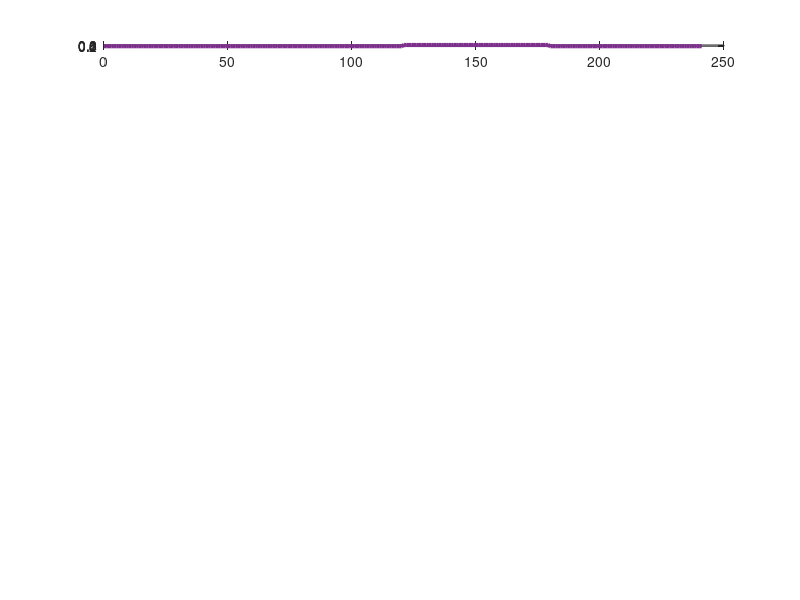

Recreate this plot in MATLAB. (Note: this script raises an error after producing the figure.)

%PWM_Signals_SC_Fib Gives the gate values for the SC Fib Converter
%controller
%   Detailed explanation goes here

% The indexes for the rise time do not need to subtract 1 because the
% rise is actually starts during the d ON time so it cancels with the
% -1 for index starting at zero

% The fall time indexes need to subtract 1 because they occur duing
% the d ON period and must account for indexing starting at zero

%% Variable Declaration
fpga_fs = 38e6;
fpga_multi = 8;
recomended_fs = 1.25e6;
max_mod_value = 2*floor(fpga_fs*fpga_multi/recomended_fs/2);
%max_mod_value = 216;
Ts = 1/(fpga_fs*fpga_multi)*max_mod_value;
ideal_input_Voltage_index = 6;
d = 0.50;
dt1 = 0.001;
dt2 = 0.001;

dt1_length = ceil(dt1*max_mod_value);
dt2_length = ceil(dt2*max_mod_value);
dt1_length = 0;
dt2_length = 0;

mod_for_d = max_mod_value - (dt1_length*2 + dt1_length*2);
d_length = floor(d*mod_for_d/2);
d_prime_length = (mod_for_d-2*d_length)/2;

%% Added for the use of approx 24 ns delay of half bridge gate drivers

gate_driver_delay = 16e-9;


clk_ts = 1/(fpga_fs*fpga_multi);

offset = round(gate_driver_delay/clk_ts);

difference_between = abs(offset*clk_ts-gate_driver_delay);




switch ideal_input_Voltage_index

    case 1 % Ideal input voltage between 0-4 V

        g1.rise = 999;
        g1.fall = 0;

        g2.rise = 999;
        g2.fall = 0;

        g3.rise = 0;
        g3.fall = 999;

        g4.rise = 999;
        g4.fall = 0;

        g5.rise = 999;
        g5.fall = 0;

        g6.rise = 0;
        g6.fall = 999;

        g7.rise = d_length + dt1_length + d_prime_length + dt2_length + d_length + dt1_length;
        g7.fall = (-1) + d_length + dt1_length + d_prime_length + dt2_length + d_length + dt1_length + d_prime_length ;

        g8.rise = 0;
        g8.fall = (-1) + d_length + dt1_length + d_prime_length + dt2_length + d_length;

        g9.rise = d_length + dt1_length + d_prime_length + dt2_length;
        g9.fall = (-1) + d_length;

        g10.rise = d_length + dt1_length;
        g10.fall = (-1) + d_length + dt1_length + d_prime_length;

        g11.rise = 999;
        g11.fall = 0;

        g12.rise = 999;
        g12.fall = 0;

        g13.rise = 0;
        g13.fall = 999;

        g14.rise = 999;
        g14.fall = 0;

        g15.rise = 999;
        g15.fall = 0;

        g16.rise = 0;
        g16.fall = 999;


    case 2 % Ideal input voltage between 4-8 V

        g1.rise = 999;
        g1.fall = 0;

        g2.rise = 999;
        g2.fall = 0;

        g3.rise = 0;
        g3.fall = 999;

        g4.rise = 999;
        g4.fall = 0;

        g5.rise = 999;
        g5.fall = 0;

        g6.rise = 0;
        g6.fall = 999;

        g7.rise = d_length + dt1_length ;
        g7.fall = (-1) + d_length + dt1_length + d_prime_length + dt2_length + d_length + dt1_length + d_prime_length ;

        g8.rise = 0;
        g8.fall = (-1) + d_length;

        g9.rise = d_length + dt1_length + d_prime_length + dt2_length;
        g9.fall = (-1) + d_length + dt1_length + d_prime_length + dt2_length + d_length;

        g10.rise = d_length + dt1_length + d_prime_length + dt2_length + d_length + dt1_length;
        g10.fall = (-1) + d_length + dt1_length + d_prime_length;

        g11.rise = 999;
        g11.fall = 0;

        g12.rise = 999;
        g12.fall = 0;

        g13.rise = 0;
        g13.fall = 999;

        g14.rise = 999;
        g14.fall = 0;

        g15.rise = 999;
        g15.fall = 0;

        g16.rise = 0;
        g16.fall = 999;


    case 3 % Ideal input voltage between 8-12 V


        g1.rise = d_length + dt1_length + d_prime_length + dt2_length + d_length + dt1_length;
        g1.fall = (-1) + d_length + dt1_length + d_prime_length + dt2_length + d_length + dt1_length + d_prime_length ;

        g2.rise = 0;
        g2.fall = (-1) + d_length + dt1_length + d_prime_length + dt2_length + d_length;

        g3.rise = offset + 0;
        g3.fall = offset + (-1) + d_length + dt1_length + d_prime_length + dt2_length + d_length;

        g4.rise = d_length + dt1_length + d_prime_length + dt2_length;
        g4.fall = (-1) + d_length;

        g5.rise = d_length + dt1_length ;
        g5.fall = (-1) + d_length + dt1_length + d_prime_length;

        g6.rise = offset + d_length + dt1_length + d_prime_length + dt2_length;
        g6.fall = offset + (-1) + d_length;

        g7.rise = 0;
        g7.fall = 999;

        g8.rise = 999;
        g8.fall = 0;

        g9.rise = 999;
        g9.fall = 0;

        g10.rise = 0;
        g10.fall = 999;

        g11.rise = 999;
        g11.fall = 0;

        g12.rise = 999;
        g12.fall = 0;

        g13.rise = 0;
        g13.fall = 999;

        g14.rise = 999;
        g14.fall = 0;

        g15.rise = 999;
        g15.fall = 0;

        g16.rise = 0;
        g16.fall = 999;


    case 4 % Ideal input voltage between 12-16 V

        g1.rise = d_length + dt1_length + d_prime_length + dt2_length;
        g1.fall = (-1) + d_length + dt1_length + d_prime_length + dt2_length + d_length;

        g2.rise = d_length + dt1_length + d_prime_length + dt2_length + d_length + dt1_length;
        g2.fall = (-1) + d_length + dt1_length + d_prime_length;

        g3.rise = offset + d_length + dt1_length + d_prime_length + dt2_length + d_length + dt1_length;
        g3.fall = offset + (-1) + d_length + dt1_length + d_prime_length;

        g4.rise = d_length + dt1_length;
        g4.fall = (-1) + d_length + dt1_length + d_prime_length + dt2_length + d_length + dt1_length + d_prime_length;

        g5.rise = 0;
        g5.fall = (-1) + d_length;

        g6.rise = offset + d_length + dt1_length;
        g6.fall = offset + (-1) + d_length + dt1_length + d_prime_length + dt2_length + d_length + dt1_length + d_prime_length;

        g7.rise = 0;
        g7.fall = 999;

        g8.rise = 999;
        g8.fall = 0;

        g9.rise = 999;
        g9.fall = 0;

        g10.rise = 0;
        g10.fall = 999;

        g11.rise = d_length + dt1_length + d_prime_length + dt2_length + d_length + dt1_length;
        g11.fall = (-1) + d_length + dt1_length + d_prime_length + dt2_length + d_length + dt1_length + d_prime_length;

        g12.rise = 0;
        g12.fall = (-1) + d_length + dt1_length + d_prime_length;

        g13.rise = offset + 0;
        g13.fall = offset + (-1) + d_length + dt1_length + d_prime_length + dt2_length + d_length;

        g14.rise = d_length + dt1_length + d_prime_length + dt2_length;
        g14.fall = (-1) + d_length + dt1_length + d_prime_length + dt2_length + d_length + dt1_length + d_prime_length;

        g15.rise = d_length + dt1_length;
        g15.fall = (-1) + d_length + dt1_length + d_prime_length;

        g16.rise = offset + d_length + dt1_length + d_prime_length + dt2_length;
        g16.fall = offset + (-1) + d_length;


    case 5 % Ideal input voltage between 16-20 V


        g1.rise = d_length + dt1_length + d_prime_length + dt2_length + d_length + dt1_length;
        g1.fall = (-1) + d_length + dt1_length + d_prime_length + dt2_length + d_length + dt1_length + d_prime_length ;

        g2.rise = 0;
        g2.fall = (-1) + d_length + dt1_length + d_prime_length + dt2_length + d_length;

        g3.rise = offset + 0;
        g3.fall = offset + (-1) + d_length + dt1_length + d_prime_length + dt2_length + d_length;

        g4.rise = d_length + dt1_length + d_prime_length + dt2_length;
        g4.fall = (-1) + d_length;

        g5.rise = d_length + dt1_length ;
        g5.fall = (-1) + d_length + dt1_length + d_prime_length;

        g6.rise = offset + d_length + dt1_length + d_prime_length + dt2_length;
        g6.fall = offset + (-1) + d_length;

        g7.rise = 0;
        g7.fall = 999;

        g8.rise = 999;
        g8.fall = 0;

        g9.rise = 999;
        g9.fall = 0;

        g10.rise = 0;
        g10.fall = 999;

        g11.rise = d_length + dt1_length + d_prime_length + dt2_length;
        g11.fall = (-1) + d_length + dt1_length + d_prime_length + dt2_length + d_length + dt1_length + d_prime_length;

        g12.rise = 0;
        g12.fall = (-1) + d_length + dt1_length + d_prime_length;

        g13.rise = offset + 0;
        g13.fall = offset + (-1) + d_length + dt1_length + d_prime_length;

        g14.rise = d_length + dt1_length + d_prime_length + dt2_length;
        g14.fall = (-1) + d_length + dt1_length + d_prime_length + dt2_length + d_length + dt1_length + d_prime_length;

        g15.rise = 0;
        g15.fall = (-1) + d_length + dt1_length + d_prime_length;

        g16.rise = offset + d_length + dt1_length + d_prime_length + dt2_length;
        g16.fall = offset + (-1) + d_length + dt1_length + d_prime_length + dt2_length + d_length + dt1_length + d_prime_length;


    case 6 % Ideal input voltage between 20-24 V

        g1.rise = d_length + dt1_length + d_prime_length + dt2_length;
        g1.fall = (-1) + d_length + dt1_length + d_prime_length + dt2_length + d_length;

        g2.rise = d_length + dt1_length + d_prime_length + dt2_length + d_length + dt1_length;
        g2.fall = (-1) + d_length + dt1_length + d_prime_length;

        g3.rise = offset + d_length + dt1_length + d_prime_length + dt2_length + d_length + dt1_length;
        g3.fall = offset + (-1) + d_length + dt1_length + d_prime_length;

        g4.rise = d_length + dt1_length;
        g4.fall = (-1) + d_length + dt1_length + d_prime_length + dt2_length + d_length + dt1_length + d_prime_length;

        g5.rise = 0;
        g5.fall = (-1) + d_length;

        g6.rise = offset + d_length + dt1_length;
        g6.fall = offset + (-1) + d_length + dt1_length + d_prime_length + dt2_length + d_length + dt1_length + d_prime_length;

        g7.rise = 0;
        g7.fall = 999;

        g8.rise = 999;
        g8.fall = 0;

        g9.rise = 999;
        g9.fall = 0;

        g10.rise = 0;
        g10.fall = 999;

        g11.rise = d_length + dt1_length ;
        g11.fall = (-1) + d_length + dt1_length + d_prime_length + dt2_length + d_length + dt1_length + d_prime_length;

        g12.rise = 0;
        g12.fall = (-1) + d_length;

        g13.rise = offset + 0;
        g13.fall = offset + (-1) + d_length;

        g14.rise = d_length + dt1_length + d_prime_length + dt2_length;
        g14.fall = (-1) + d_length + dt1_length + d_prime_length + dt2_length + d_length;

        g15.rise = d_length + dt1_length + d_prime_length + dt2_length + d_length + dt1_length ;
        g15.fall = (-1) + d_length + dt1_length + d_prime_length;

        g16.rise = offset + d_length + dt1_length + d_prime_length + dt2_length;
        g16.fall = offset + (-1) + d_length + dt1_length + d_prime_length + dt2_length + d_length;


end

if ideal_input_Voltage_index ==4
    g6.fall = g6.fall-max_mod_value;
end

if ideal_input_Voltage_index ==5 % && dt2_length ==0
    g16.fall = g16.fall-max_mod_value;
end
%{
if ideal_input_Voltage_index ==5 && dt2_length >0
    g16.fall = g16.fall-max_mod_value;
    g11.fall = g11.fall-max_mod_value;
    g14.fall = g14.fall-max_mod_value;
    g1.fall = g1.fall-max_mod_value;
end
%}

fprintf('----------\n')
fprintf('Gate 1 fall: %d\n',g1.fall)
fprintf('Gate 1 rise: %d\n',g1.rise)
fprintf('----------\n')
fprintf('Gate 2 fall: %d\n',g2.fall)
fprintf('Gate 2 rise: %d\n',g2.rise)
fprintf('----------\n')
fprintf('Gate 3 fall: %d\n',g3.fall)
fprintf('Gate 3 rise: %d\n',g3.rise)
fprintf('----------\n')
fprintf('Gate 4 fall: %d\n',g4.fall)
fprintf('Gate 4 rise: %d\n',g4.rise)
fprintf('----------\n')
fprintf('Gate 5 fall: %d\n',g5.fall)
fprintf('Gate 5 rise: %d\n',g5.rise)
fprintf('----------\n')
fprintf('Gate 6 fall: %d\n',g6.fall)
fprintf('Gate 6 rise: %d\n',g6.rise)
fprintf('----------\n')
fprintf('Gate 7 fall: %d\n',g7.fall)
fprintf('Gate 7 rise: %d\n',g7.rise)
fprintf('----------\n')
fprintf('Gate 8 fall: %d\n',g8.fall)
fprintf('Gate 8 rise: %d\n',g8.rise)
fprintf('----------\n')
fprintf('Gate 9 fall: %d\n',g9.fall)
fprintf('Gate 9 rise: %d\n',g9.rise)
fprintf('----------\n')
fprintf('Gate 10 fall: %d\n',g10.fall)
fprintf('Gate 10 rise: %d\n',g10.rise)
fprintf('----------\n')
fprintf('Gate 11 fall: %d\n',g11.fall)
fprintf('Gate 11 rise: %d\n',g11.rise)
fprintf('----------\n')
fprintf('Gate 12 fall: %d\n',g12.fall)
fprintf('Gate 12 rise: %d\n',g12.rise)
fprintf('----------\n')
fprintf('Gate 13 fall: %d\n',g13.fall)
fprintf('Gate 13 rise: %d\n',g13.rise)
fprintf('----------\n')
fprintf('Gate 14 fall: %d\n',g14.fall)
fprintf('Gate 14 rise: %d\n',g14.rise)
fprintf('----------\n')
fprintf('Gate 15 fall: %d\n',g15.fall)
fprintf('Gate 15 rise: %d\n',g15.rise)
fprintf('----------\n')
fprintf('Gate 16 fall: %d\n',g16.fall)
fprintf('Gate 16 rise: %d\n',g16.rise)
fprintf('----------\n')



Numerical_Stack = [
  g1.rise g1.fall
  g2.rise g2.fall
  g3.rise g3.fall
  g4.rise g4.fall
  g5.rise g5.fall
  g6.rise g6.fall
  g7.rise g7.fall
  g8.rise g8.fall
  g9.rise g9.fall
  g10.rise g10.fall
  g11.rise g11.fall
  g12.rise g12.fall
  g13.rise g13.fall
  g14.rise g14.fall
  g15.rise g15.fall
  g16.rise g16.fall];

Numerical_Stack = Numerical_Stack +1; % MATLAB base 1 instead of zero

Waveform = zeros(16,max_mod_value*2);

for i = 1:max_mod_value*2

    if i > max_mod_value
        clock = i - max_mod_value;
    else
        clock = i;
    end



    for j = 1:16

        if Numerical_Stack(j,1) == clock
            Waveform(j,i) = 1;
        end

        if  Numerical_Stack(j,2) == clock
            Waveform(j,i) = 0;
        end

        if Numerical_Stack(j,1) ~= clock && Numerical_Stack(j,2) ~= clock && i~=1
             Waveform(j,i) = Waveform(j,i-1);
        end
    end
end

for j = 1:16
figure(129)
    ax = subplot(16,1,j);
    plot([0:max_mod_value-1],Waveform(j,max_mod_value+1:end),'Color','#7E2F8E','LineWidth',3)
    ax.YLim = [-0.1,1.1];
    ax.XLim = [0,max_mod_value-1];
    if(j<16)
        set(gca, 'Xticklabel', []);
    else
        xlabel('Count')
    end
end
